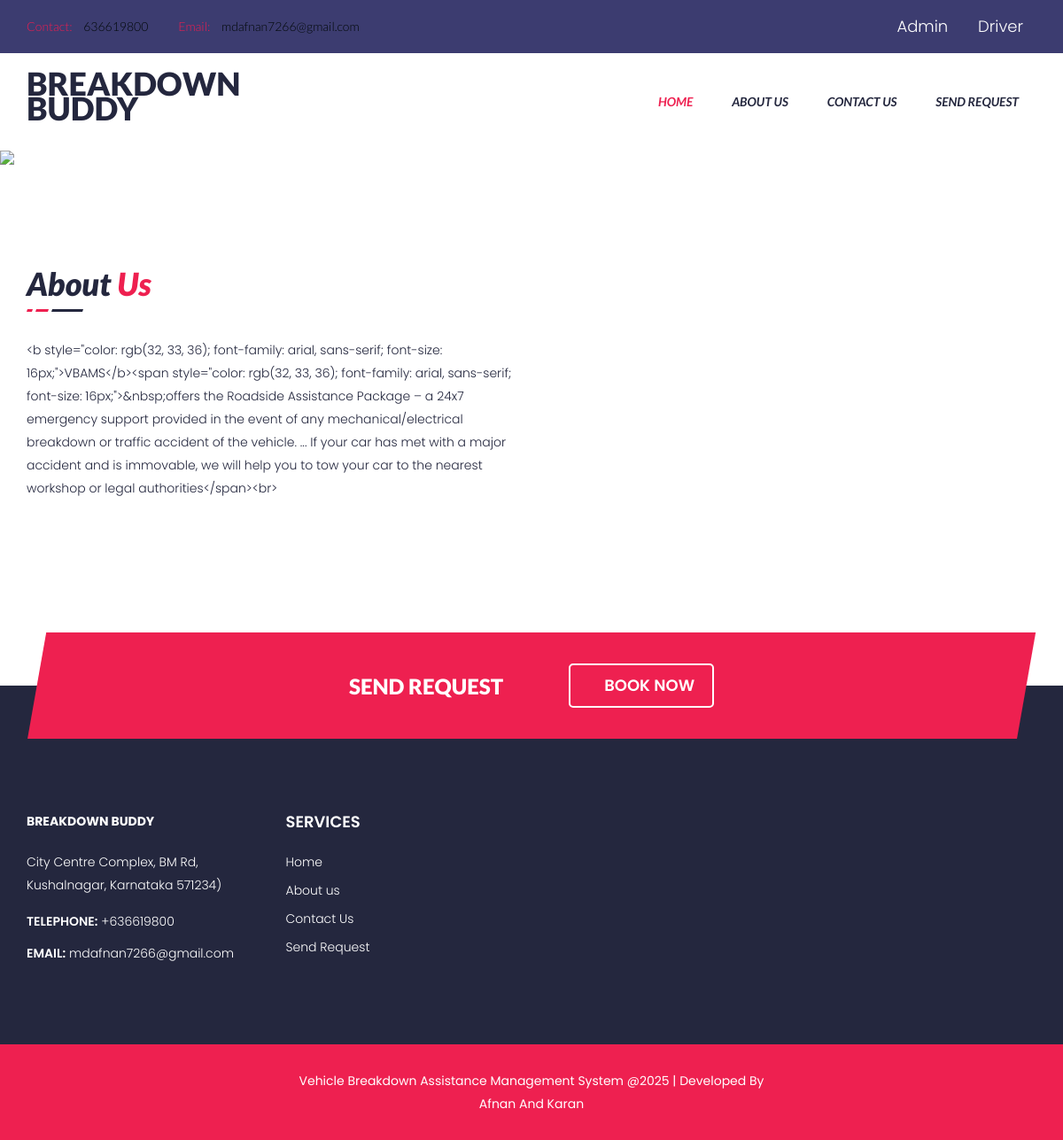
The app's page /vehicleassitancems/index.php with its own data.
### tables this page shows
CREATE TABLE `tblpage` (
  `ID` int(10) NOT NULL,
  `PageType` varchar(200) DEFAULT NULL,
  `PageTitle` mediumtext DEFAULT NULL,
  `PageDescription` mediumtext DEFAULT NULL,
  `Email` varchar(200) DEFAULT NULL,
  `MobileNumber` bigint(10) DEFAULT NULL,
  `UpdationDate` date DEFAULT NULL,
  `Timing` varchar(200) NOT NULL
);

### vehicleassitancems/index.php (the view, shortened to what this page needs)
<?php
include('includes/dbconnection.php');
?>
<!DOCTYPE html>
<html class="no-js" lang="zxx">
    <head>
        <link rel="stylesheet" href="css1/normalize.css">
        <link rel="stylesheet" href="css1/animate.css">
        <link rel="stylesheet" href="css1/bootstrap.min.css">
        <link rel="stylesheet" href="css1/meanmenu.min.css">
        <link rel="stylesheet" href="css1/font-awesome.min.css">
        <link rel="stylesheet" href="css1/icofont.css">
        <link rel="stylesheet" href="css1/change-text.css">
        <link rel="stylesheet" href="css1/jquery.mb.YTPlayer.min.css">
        <link rel="stylesheet" href="css1/main.css">
        <link rel="stylesheet" href="css1/owl.carousel.css">
        <link rel="stylesheet" href="css1/owl.theme.css">
        <link rel="stylesheet" href="css1/owl.transitions.css">
        <link rel="stylesheet" href="lib/css/nivo-slider.css">
        <link rel="stylesheet" href="lib/css/preview.css">
        <link rel="stylesheet" href="style.css">
        <link rel="stylesheet" href="css1/responsive.css">
    </head>
    <body>
       <?php include_once('includes/header.php');?>
        <div class="slider-area">
            <div class="bend niceties preview-1">
                <div id="nivoslider" class="slides">
                </div>
                <div id="slider-direction-1" class="t-cn slider-direction">
                    <div class="slider-caption">
                    </div>
                </div>
            </div>
        </div>
        <div class="about-us-area section-padding">
            <div class="container">
                <div class="row">
                    <div class="col-md-6">
                        <div class="section-heading">
                            <h2>About <span>Us</span></h2>
                        </div>
                        <div class="about-us-info">
                             <?php
$sql="SELECT * from tblpage where PageType='aboutus'";
$query = $dbh -> prepare($sql);
$query->execute();
$results=$query->fetchAll(PDO::FETCH_OBJ);
$cnt=1;
if($query->rowCount() > 0)
{
foreach($results as $row)
{               ?>
                            <p><?php  echo htmlentities($row->PageDescription);?></p>
                            <?php $cnt=$cnt+1;}} ?>
                        </div>
                    </div>
                    <div class="col-md-6 hidden-xs"></div>
                    </div>
                </div>
            </div>
        <?php include_once('includes/footer.php');?>
    </body>
</html>

### vehicleassitancems/includes/header.php (shortened to what this page needs)
        <header id="sticker">
            <div class="header-top">
                <div class="container">
                    <div class="row">
                        <div class="col-md-7">
                            <div class="welcome-msg">
                                <ul>
                                    <?php
$sql="SELECT * from tblpage where PageType='contactus'";
$query = $dbh -> prepare($sql);
$query->execute();
$results=$query->fetchAll(PDO::FETCH_OBJ);
$cnt=1;
if($query->rowCount() > 0)
{
foreach($results as $row)
{               ?>
                                    <li> <p> <span> Contact: </span><?php  echo htmlentities($row->MobileNumber);?></p></li>
                                    <li> <p> <span> Email: </span><?php  echo htmlentities($row->Email);?></p></li><?php $cnt=$cnt+1;}} ?>
                                </ul>
                            </div>
                        </div>
                        <div class="col-md-5">
                            <div class="header-top-menu">
                                <div class="top-social">
                                    <ul>
                                        <li><a href="admin/login.php">Admin</a></li>
                                        <li><a href="driver/login.php">Driver</a></li>
                                    </ul>
                                </div>
                            </div>
                        </div>
                    </div>
                </div>
            </div>
            <div class="main-menu-area hidden-xs">
                <div class="container">
                    <div class="menu-position">
                        <div class="row">
                            <div class="col-md-3 col-sm-2">
                                <div class="logo">
                                    <a href="index.php">
                                       <h1>Breakdown Buddy</h2>
                                    </a>
                                </div>
                            </div>
                            <div class="col-md-9 col-sm-10 static">
                                <div class="main-menu">
                                    <nav>
                                        <ul>
                                            <li class="has-sub"><a href="index.php">Home</a></li>
                                            <li><a href="about-us.php">About us</a></li>
                                            <li><a href="contact.php">Contact Us</a></li>
                                            <li><a href="booking-request.php">Send Request</a></li>
                                        </ul>
                                    </nav>
                                </div>
                            </div>
                        </div>
                    </div>
                </div>
            </div>
        </header>

### vehicleassitancems/includes/footer.php
 <div class="quick-book-area">
            <div class="container">
                <div class="row">
                    <div class="col-md-12">
                        <div class="book-now">
                            <div class="display-table">
                                <div class="display-table-cell">
                                    <div class="book-now-title">
                                        <h2>Send Request</h2>
                                        <a href="booking-request.php" class="book-now-btn"> <i class="icofont icofont-long-arrow-right"></i> BOOK NOW</a>
                                    </div>
                                </div>
                            </div>
                        </div>
                    </div>
                </div>
            </div>
        </div>
        <div class="footer-top-area">
            <div class="container">
                <div class="row">
                    <div class="col-md-3 col-sm-4">
                        <div class="single-footer-top">
                            <div class="footer-about-us">
                                <?php
$sql="SELECT * from tblpage where PageType='contactus'";
$query = $dbh -> prepare($sql);
$query->execute();
$results=$query->fetchAll(PDO::FETCH_OBJ);
$cnt=1;
if($query->rowCount() > 0)
{
foreach($results as $row)
{               ?>
                                <a href="index.php" class="footer-logo"> <strong style="color:white ;font-weight: bold;">BREAKDOWN BUDDY</strong> </a>
                                <div class="footer-address">
                                    <p> <?php  echo htmlentities($row->PageDescription);?></p>
                                </div>
                                <div class="footer-contact-info">
                                    <p> <span> Telephone:</span> +<?php  echo htmlentities($row->MobileNumber);?> </p>
                                    <p> <span> Email:</span> <?php  echo htmlentities($row->Email);?> </p>
                                </div>
                            </div><?php $cnt=$cnt+1;}} ?>
                        </div>
                    </div>
                    <div class="col-sm-2">
                        <div class="single-footer-top">
                            <div class="footer-top-title">
                                <h3>Services</h3>
                            </div>
                            <div class="footer-top-menu">
                                <ul>
                                    <li class="has-sub"><a href="index.php">Home</a></li>
                                            <li><a href="about-us.php">About us</a></li>
                                            <li><a href="contact.php">Contact Us</a></li>
                                            <li><a href="booking-request.php">Send Request</a></li>
                                </ul>
                            </div>
                        </div>
                    </div>
                    <div class="col-md-2 col-md-offset-1 col-sm-3">
                    </div>
                </div>
            </div>
        </div>
        <div class="footer-area">
            <div class="container">
                <div class="row">
                    <div class="col-md-3 col-sm-4">
                    </div>
                    <div class="col-md-6 col-sm-4">
                        <div class="footer-copyright">
                            <p>Vehicle Breakdown Assistance Management System @2025 | Developed by Afnan and Karan</p>
                        </div>
                    </div>
                </div>
            </div>
        </div>

### vehicleassitancems/css1/change-text.css (style rules this page uses)
a { text-decoration: none; }

### vehicleassitancems/css1/main.css (style rules this page uses)
html { color: #222; font-size: 1em; line-height: 1.4; }

### vehicleassitancems/style.css (style rules this page uses)
body { font-family: 'Poppins', sans-serif; font-size: 14px; line-height: 26px; color: #24273e; font-weight: 300; }
h1, h2, h3, h4, h5, h6 { font-family: 'Lato', sans-serif; font-weight: 900; line-height: 28px; text-transform: uppercase; color: #24273e; }
ul { margin: 0; padding: 0; list-style: none; }
a { transition: all 0.5s ease 0s; }
.section-padding { padding: 120px 0px; }
.section-heading h2 { font-size: 36px; font-style: italic; margin-bottom: 30px; margin-top: 0px; padding-bottom: 18px; position: relative; text-transform: capitalize; }
.section-heading h2::after { background-image: url("img/bg/section-border.png"); bottom: 0; content: ""; height: 3px; left: 0; position: absolute; width: 64px; }
.section-heading h2 span { color: #ee2050; }
.header-top { background-color: #3c3c70; }
.welcome-msg ul li { display: inline-block; }
.welcome-msg ul li p { color: #000808; font-family: "Lato",sans-serif; line-height: 60px; margin-bottom: 0; margin-right: 30px; }
.welcome-msg ul li p span { color: #ed1d50; margin-right: 10px; }
.header-top-menu { text-align: right; }
.top-social, .cart-menu { display: inline-block; text-align: left; }
.top-social ul li, .footer-social ul li, .about-social ul li, .shop-details-social ul li { display: inline-block; }
.top-social ul li a, .cart-menu ul li a { color: #fff; line-height: 60px; }
.top-social ul li a, .footer-social ul li a, .shop-details-social ul li a { padding: 0 15px; font-size: 18px; }
.main-menu-area { background-color: #fff; }
.logo a { display: block; line-height: 110px; }
.main-menu nav ul { text-align: right; margin-bottom: -9px; }
.main-menu nav ul li { display: inline-block; overflow: hidden; position: relative; }
.main-menu nav ul li a { color: #24273e; display: block; font-family: "Lato",sans-serif; font-style: italic; font-weight: 700; overflow: hidden; padding: 42px 34px; position: relative; text-transform: uppercase; z-index: 1; }
.main-menu nav ul li a.active, .mobile-menu nav ul li a.active { color: #ee2050 !important; }
.main-menu nav ul li a::after { background-color: #ee2050; content: ""; height: 140%; left: 10%; opacity: 0; position: absolute; top: -20%; transform: rotate(10deg); transition: all 0.5s ease 0s; width: 80%; }
.main-menu ul li.has-sub, .main-menu ul li.has-sub ul.sub-menu li.has-sub-child { overflow: visible; }
.static { position: static; }
.menu-position { position: relative; }
#sticker { position: fixed; top: 0; transition: all 0.5s ease 0s; width: 100%; z-index: 9999; }
.slider-area { position: relative; padding-top: 170px; }
.slider-caption { padding-top: 200px; }
.about-us-info p { margin-bottom: 30px; }
.quick-book-area { background: rgba(0, 0, 0, 0) linear-gradient(0deg, #24273e 50%, #fff 50%) repeat scroll 0 0; }
.quick-book-area .book-now { height: 120px; overflow: hidden; position: relative; z-index: 1; text-align: center; }
.quick-book-area .book-now::after { background-color: #ee2050; content: ""; height: 300%; left: 1.6%; position: absolute; top: -90%; transform: rotate(10deg); width: 96.5%; z-index: -1; }
.display-table { display: table; height: 100%; width: 100%; }
.display-table-cell { display: table-cell; vertical-align: middle; }
.book-now-title h2 { color: #fff; display: inline-block; font-size: 24px; font-weight: 900; margin: 0; position: relative; text-transform: uppercase; top: 4px; }
a.book-now-btn { border: 2px solid #fff; border-radius: 5px; color: #fff; display: inline-block; font-size: 18px; font-weight: 600; margin-left: 70px; padding: 10px 20px; }
.footer-top-area { background-color: #24273e; padding: 80px 0; }
.footer-address { margin-bottom: 15px; margin-top: 20px; }
.footer-address p, .footer-contact-info p, .footer-top-newsletter p { color: #fff; }
.footer-address p { margin-bottom: 0; }
.footer-address p span, .footer-contact-info p span { font-weight: 600; text-transform: uppercase; }
.footer-top-title h3 { color: #fff; font-family: poppins; font-size: 18px; font-weight: 600; margin-bottom: 15px; margin-top: 0; }
.footer-top-menu ul li a { color: #fff; display: block; padding: 3px 0; }
.footer-area { background-color: #ee2050; padding: 28px 0; }
.footer-copyright p { color: #fff; font-weight: 400; margin-bottom: 0; text-align: center; text-transform: capitalize; }

### records on screen
tblpage: MobileNumber "636619800", Email "mdafnan7266@gmail.com", PageDescription "City Centre Complex, BM Rd, Kushalnagar, Karnataka 571234)"
tblpage: PageDescription "<b style=\"color: rgb(32, 33, 36); font-family: arial, sans-serif; font-size: 16px;\">VBAMS</b><span style=\"color: rgb(32, 33, 36); font-family: arial, sans-serif; font-size: 16px;\">&nbsp;offers the Roadside Assistance Package – a 24x7 emergency support provided in the event of any mechanical/electrical breakdown or traffic accident of the vehicle. ... If your car has met with a major accident and is immovable, we will help you to tow your car to the nearest workshop or legal authorities</span><br>"
